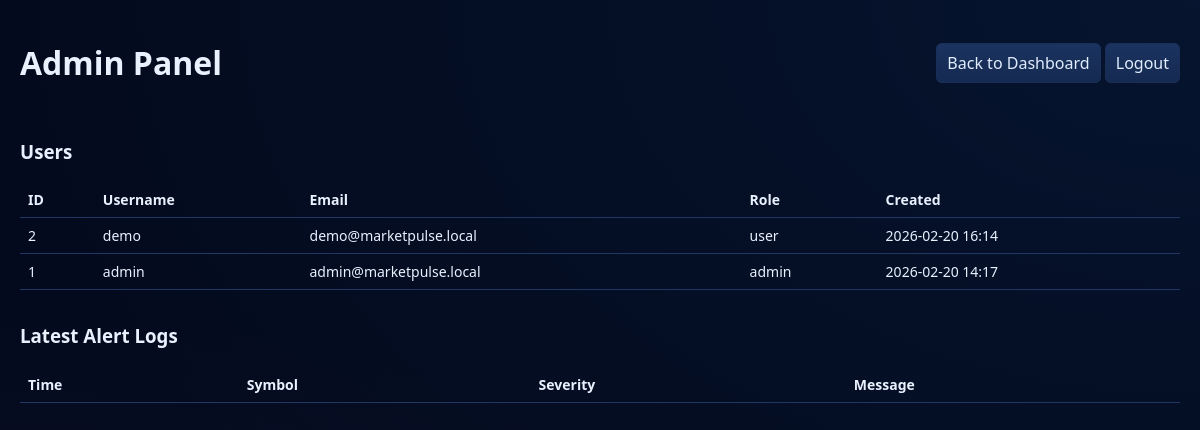
The page /admin (signed in) on the database its author committed.
### models.py (models this page shows)
class User(UserMixin, db.Model):
    __tablename__ = "users"
    id = db.Column(db.Integer, primary_key=True)
    username = db.Column(db.String(60), unique=True, nullable=False, index=True)
    email = db.Column(db.String(140), unique=True, nullable=True, index=True)
    password = db.Column(db.String(255), nullable=False)
    role = db.Column(db.String(20), nullable=False, default="user", index=True)
    created_at = db.Column(db.DateTime(timezone=True), nullable=False, default=utcnow)

### app.py (the view)
    @app.route("/admin")
    @admin_required
    def admin_panel():
        users = User.query.order_by(User.created_at.desc()).all()
        alerts = AlertLog.query.order_by(AlertLog.created_at.desc()).limit(50).all()
        return render_template("admin.html", users=users, alerts=alerts)

### app.py (called while the page is built)
@login_manager.user_loader
def load_user(user_id):
    return User.query.get(int(user_id))

def admin_required(fn):
    @wraps(fn)
    def wrapper(*args, **kwargs):
        if not current_user.is_authenticated:
            return redirect(url_for("login"))
        if current_user.role != "admin":
            flash("Admin access required.", "error")
            return redirect(url_for("dashboard"))
        return fn(*args, **kwargs)
    return wrapper

### templates/admin.html (shortened to what this page needs)
{% extends "base.html" %}
{% block content %}
<div class="admin-page">
    <header class="admin-header">
        <h1>Admin Panel</h1>
        <div>
            <a class="btn-outline" href="/">Back to Dashboard</a>
            <a class="btn-outline" href="/logout">Logout</a>
        </div>
    </header>
    <section class="card">
        <h3>Users</h3>
        <table class="admin-table">
            <thead>
                <tr>
                    <th>ID</th>
                    <th>Username</th>
                    <th>Email</th>
                    <th>Role</th>
                    <th>Created</th>
                </tr>
            </thead>
            <tbody>
                {% for user in users %}
                <tr>
                    <td>{{ user.id }}</td>
                    <td>{{ user.username }}</td>
                    <td>{{ user.email or "-" }}</td>
                    <td>{{ user.role }}</td>
                    <td>{{ user.created_at.strftime("%Y-%m-%d %H:%M") }}</td>
                </tr>
                {% endfor %}
            </tbody>
        </table>
    </section>
    <section class="card">
        <h3>Latest Alert Logs</h3>
        <table class="admin-table">
            <thead>
                <tr>
                    <th>Time</th>
                    <th>Symbol</th>
                    <th>Severity</th>
                    <th>Message</th>
                </tr>
            </thead>
        </table>
    </section>
</div>
{% endblock %}

### static/css/style.css (style rules this page uses)
:root { --bg: #030a1d; --bg-soft: #071230; --panel: #0d1a3a; --panel-2: #13244a; --line: #203663; --line-soft: #1a2e57; --text: #e9f1ff; --muted: #96acd3; --accent: #2d8cff; --green: #28d179; --red: #ff5f6d; --orange: #f8b84a; --purple: #b66dff; }
* { box-sizing: border-box; }
body { margin: 0; font-family: "Segoe UI", Tahoma, sans-serif; color: var(--text); min-height: 100vh; overflow: auto; background: radial-gradient(1200px 800px at 100% 0%, rgba(45, 140, 255, 0.08), transparent), radial-gradient(900px 500px at 0% 100%, rgba(182, 109, 255, 0.06), transparent), var(--bg); }
a { color: var(--text); text-decoration: none; }
.btn-outline { border: 1px solid var(--line-soft); border-radius: 6px; padding: 8px 10px; background: linear-gradient(180deg, #1a3360, #152a51); color: #e2edff; }
.admin-page { padding: 20px; display: grid; gap: 14px; }
.admin-header { display: flex; justify-content: space-between; align-items: center; }
.admin-table { width: 100%; border-collapse: collapse; font-size: 14px; }
.admin-table th, .admin-table td { border-bottom: 1px solid var(--line); padding: 8px; text-align: left; }
@media (max-width: 1200px) { body { overflow: auto; } }

### rows shown on the page
User: id "2", username "demo", email "demo@marketpulse.local", role "user", created_at "2026-02-20 16:14"
User: id "1", username "admin", email "admin@marketpulse.local", role "admin", created_at "2026-02-20 14:17"
